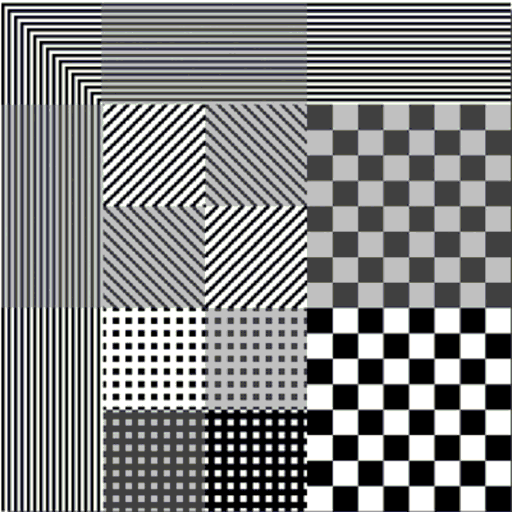
%> input picture Assignment 6/1/Board.bmp, 1024 x 1024 px (shown at 1/2 size)
$ octave Laplacian.m   (GNU Octave 9; MATLAB toolbox functions it lacks are replaced by stand-ins)
%> lines starting %> are read from the running program, lines starting %| are printed output that depends on the picture; in (x1, y1, x2, y2) boxes, pixels count from 0 and x2, y2 are one past the last pixel; in counts of white or black regions, pixels touching at a corner belong together; the program's own positions count from 1
% [20 lines of commented-out code are left out]

clc
clear all
close all
image=imread('Board.bmp');
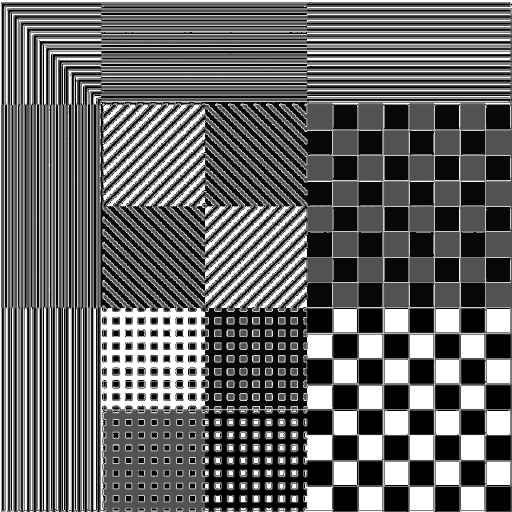
%> image: size 1024x1024 uint8 (shown at 1/2 size); min 0, max 255, mean 101.1
filter=[0 -1 0 ; -1 9 -1 ; 0 -1 0];
rows = size(image,1);
%> rows = 1024
cols = size(image,2);
%> cols = 1024
outputimage = zeros(rows,cols);

for row = 2:rows-1
    for col = 2:cols-1
         outputimage (row,col)= sum (sum(double(image(row-1: row+1, col-1: col+1 )) .* filter ));
    end
end
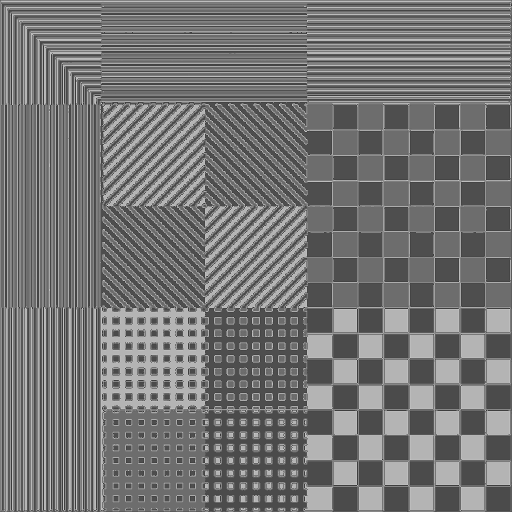
%> outputimage: size 1024x1024 double (shown at 1/2 size); min -923, max 2183, mean 502; drawn with min black and max white
image =uint8(image);
figure,imshow (outputimage);
%> after `imshow (outputimage)`:
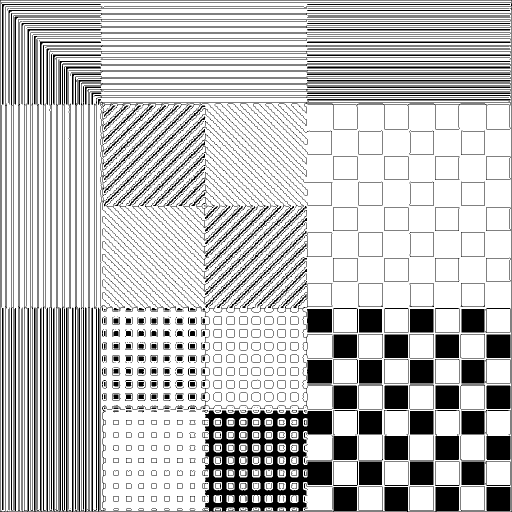
%> displayed picture: size 1024x1024, on the screen's scale of 0 to 255 (shown at 1/2 size); 74.6% white; 1055 black regions (422 under 20 px), largest, box (x1, y1, x2, y2) and area: (0, 0, 1024, 1024) 67232, (201, 203, 1021, 1022) 8554, (22, 26, 1021, 1022) 4574
imwrite(outputimage, 'Edges.png')
imUint = uint8(outputimage);
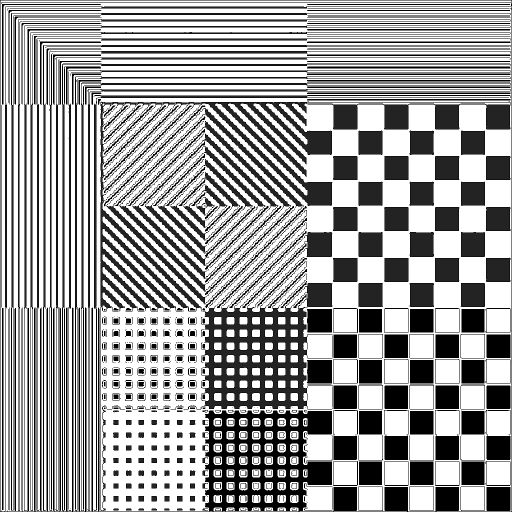
%> imUint: size 1024x1024 uint8 (shown at 1/2 size); min 0, max 255, mean 158.3
imEn = imadd(image,imUint);
figure,imshow (imEn);
imwrite(imEn,'Edge_enhanced.png');
